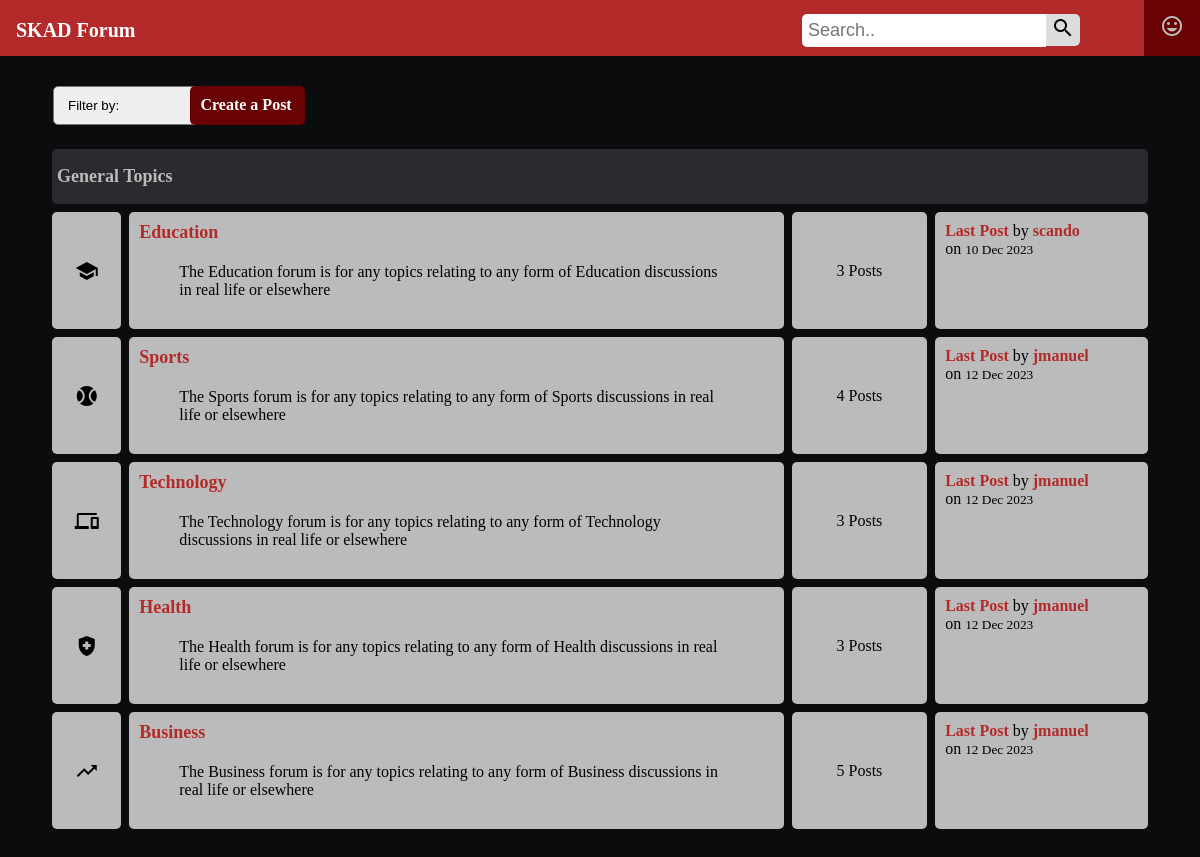
The app's page /home (signed in) with its own data.
### app.py (models this page shows, shortened)
class Post(db.Model):
    id = db.Column(db.Integer, primary_key=True)
    topic = db.Column(db.String(50), nullable=False)
    title = db.Column(db.String(250), nullable=False)
    content = db.Column(db.Text, nullable=False)
    timestamp = db.Column(db.DateTime, default=datetime.utcnow)
    view_count = db.Column(db.Integer, default=0)
    user_id = db.Column(db.Integer, db.ForeignKey('user.id'), nullable=False)
    comments = db.relationship('Comment', backref='post', lazy='dynamic')

class User(db.Model, UserMixin):
    id = db.Column(db.Integer, primary_key=True)
    username = db.Column(db.String(100), nullable=False, unique=True)
    firstname = db.Column(db.String(100), nullable=False)
    lastname = db.Column(db.String(100), nullable=False)
    password = db.Column(db.String(100), nullable=False)
    admins = db.Column(db.Boolean, default=False) #boolean for permissions, "true" or "1" if admin, "false" or "0" if not, will remove from choice just has to exist in db
    posts = db.relationship('Post', backref='author', lazy=True)

### app.py (the view)
@app.route('/home')
@login_required
def home():
    posts = Post.query.all()
    post_counts = db.session.query(Post.topic, func.count(Post.id)).group_by(Post.topic).all()
    topic_counts = dict(post_counts)    # store topic counts
    unique_posts = []                   # list to store unique posts
    for post in posts:
        post.topic_count = topic_counts.get(post.topic, 0)
        unique_posts.append(post)
    seen_topics = set()
    unique_posts = []
    for post in posts:
        if post.topic not in seen_topics:
            seen_topics.add(post.topic)
            unique_posts.append(post)
    return render_template("home.html", posts=unique_posts)

### app.py (called while the page is built)
@login_manager.user_loader
def load_user(user_id):
    return User.query.get(int(user_id))

@app.before_request
def check_for_admin(*args, **kw):
    if request.path.startswith('/admin'):
        if not current_user.admins:
            return redirect(url_for('home'))

### templates/home.html (shortened to what this page needs)
{% extends 'base.html' %}
{% block content %}
    <div class="container">
        <div class="subforum">
            <div class="button-row">
                <form method="get" action="{{ url_for('home_sort') }}" id="filterForm">
                    <select name="sorting_criterion" id="sorting_criterion" onchange="document.getElementById('filterForm').submit()">
                        <option value="everything">Filter by:</option>
                    </select>
                </form>
                <div class="create-button">
                    <a class="create-post" href="{{ url_for('createpost') }}">Create a Post</a>
                </div>
            </div>
            <div class="subforum-title">
                <h1>General Topics</h1>
            </div>
            {% for post in posts %}
                <div class="subforum-row">
                    <div class="subforum-icon subforum-column center">
                        {% set topic_icons = {
                            'Business': 'trending_up',
                            'Education': 'school',
                            'Health': 'health_and_safety',
                            'Sports': 'sports_baseball',
                            'Technology': 'devices'
                        } %}
                        <i class="material-icons">{{ topic_icons.get(post.topic, 'mood') }}</i>
                    </div>
                    <div class="subforum-description subforum-column">
                        <h1><a href="{{ url_for('topic_details', topic_name=post.topic) }}">{{ post.topic }}</a></h1>
                        <p>The {{ post.topic }} forum is for any topics relating to any form of {{ post.topic }} discussions in real life or elsewhere</p>
                    </div>
                    <div class="subforum-stats subforum-column center">
                        <span>{{ post.topic_count }} Posts</span>
                    </div>
                    <div class="subforum-info subforum-column">
                        <b><a href="#">Last Post</a></b> by <a href="#">{{ post.author.username }}</a>
                        <br>
                        on <small>{{ post.timestamp.strftime('%d %b %Y') }}</small>
                    </div>
                </div>
            {% endfor %}
        </div>
    </div>
{% endblock content %}

### templates/base.html (shortened to what this page needs)
<!DOCTYPE html>
<html>
  <head>
    <link rel="stylesheet" href="{{ url_for('static', filename='css/style.css') }}">
  </head>
  <body>
    <header>
        <div class="topnav">
            <a class="cen-text" href="{{ url_for('home') }}">SKAD Forum</a>
            <div class="search-container">
                <form action="{{ url_for('search_results') }}" method="GET">
                  <input type="text" placeholder="Search.." name="search_query" />
                  <button type="submit"><i class="material-icons">search</i></button>
                </form>
            </div>
            <div class="dropdown">
                <button onclick="myFunction()" class="dropbtn"><i class="material-icons">mood</i></button>
            </div>
        </div>
    </header>
    <br>
    {% block content %}
    {% endblock content %}
  </body>
</html>

### static/css/style.css (style rules this page uses)
* { box-sizing: border-box; }
html { font-size: 16px; background-color: #0a0c0e; color: white; }
a { color: #b32a2a; font-weight: bolder; text-decoration: none; }
h1 { font-size: 18px; font-weight: bolder; }
.container { margin: 20px; padding: 20px; }
p { border-radius: 5px; padding: 20px; margin: 20px; font-size: 16px; background-color: #bbbbbb; color: black; }
.button-row { display: grid; grid-template-columns: 12% 88%; }
.button-row select { margin-bottom: 20px; margin-left: 5px; padding: 10px; border-radius: 5px; }
.create-button { margin-bottom: 20px; margin-left: 10px; padding: 10px; background-color: #690202; border-radius: 5px; width: 115px; }
.create-post { color: white; font-size: 16px; }
.subforum { margin-top: 20px; color:black; }
.subforum-title { background-color: #292B2E; color:#bbbbbb; padding: 5px; border-radius: 5px; margin: 4px; }
.subforum-description * { margin-block: 0; }
.subforum-row { display: grid; grid-template-columns: 7% 60% 13% 20%; }
.subforum-column { padding: 10px; margin: 4px; border-radius: 5px; background-color: #bbbbbb; }
.center { display: flex; justify-content: center; align-items: center; }
.subforum-icon i { font-size: 24px; }
.topnav { max-height: 80px; background-color: #b32a2a; overflow: hidden; display: flex; align-items: center; font-size: 20px; justify-content: space-between; position: fixed; top: 0; left: 0; right: 0; }
.topnav a { float: left; font-size: 20px; color: white; font-weight: bold; text-align: center; padding: 14px 16px; text-decoration: none; }
.cen-text { margin-top: 5px; }
.dropdown { position: absolute; right: 0; height: 56px; overflow: hidden; background-color: #690202; }
.dropdown .dropbtn { font-size: 16px; border: none; outline: none; color: #bbbbbb; padding: 14px 16px; background-color: inherit; font-family: inherit; margin: 0; }
.topnav .search-container { float: right; }
.topnav input[type=text] { position: relative; right: 120px; padding: 6px; margin-top: 4px; font-size: 18px; border: none; border-top-left-radius: 5px; border-bottom-left-radius: 5px; }
.topnav .search-container button { float: right; position: relative; right: 120px; padding: 2px; padding-right: 5px; padding-left: 5px; margin-top: 4px; background: #ddd; font-size: 16px; border: none; cursor: pointer; border-top-right-radius: 5px; border-bottom-right-radius: 5px; }

### records on screen
Post: topic "Education", topic_count "3", author.username "scando", timestamp "10 Dec 2023"
Post: topic "Sports", topic_count "4", author.username "jmanuel", timestamp "12 Dec 2023"
Post: topic "Technology", topic_count "3", author.username "jmanuel", timestamp "12 Dec 2023"
Post: topic "Health", topic_count "3", author.username "jmanuel", timestamp "12 Dec 2023"
Post: topic "Business", topic_count "5", author.username "jmanuel", timestamp "12 Dec 2023"
